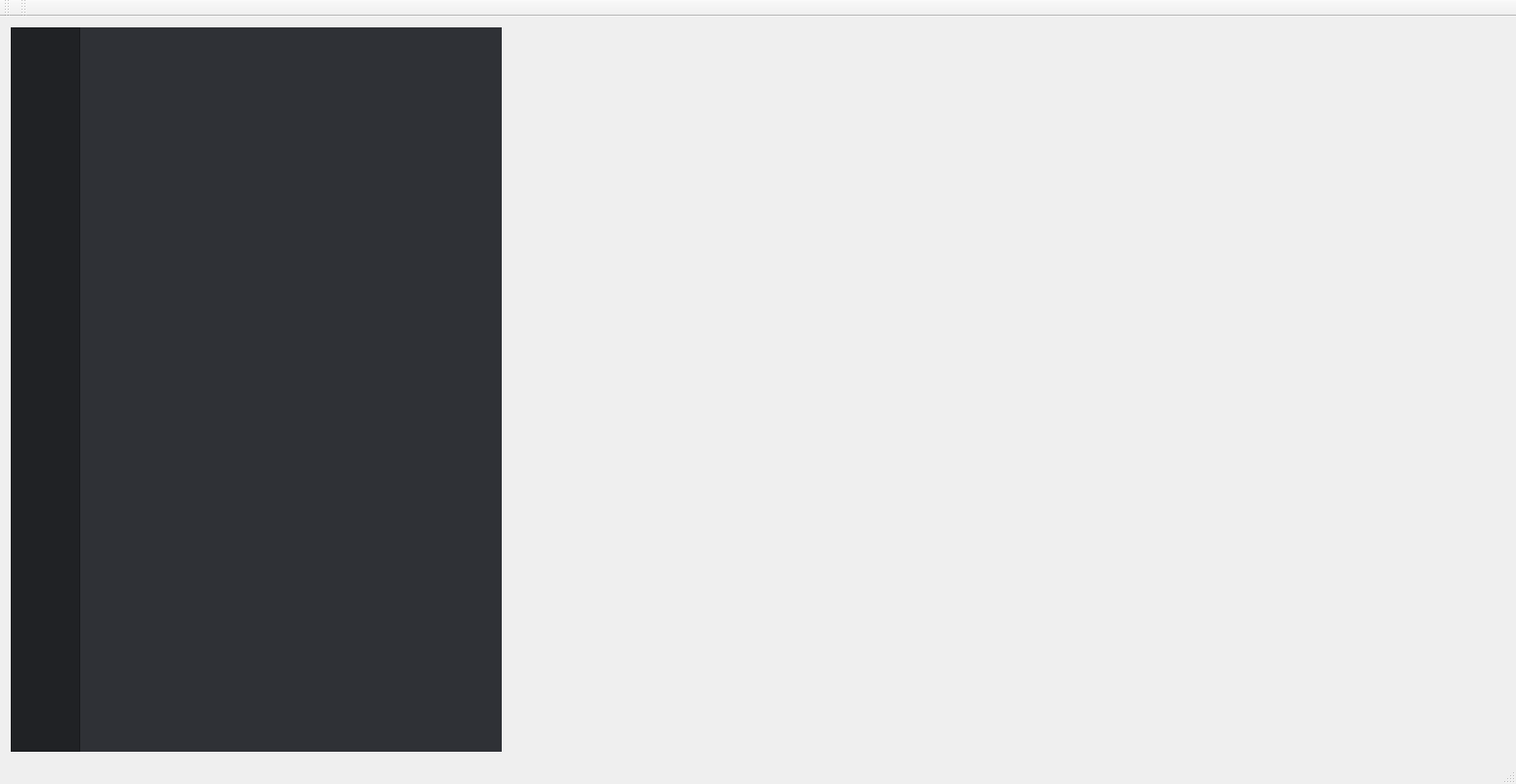
<?xml version="1.0" encoding="UTF-8"?>
<ui version="4.0">
 <class>MainWindow</class>
 <widget class="QMainWindow" name="MainWindow">
  <property name="geometry">
   <rect>
    <x>0</x>
    <y>0</y>
    <width>1550</width>
    <height>802</height>
   </rect>
  </property>
  <property name="windowTitle">
   <string>CombatPro</string>
  </property>
  <property name="styleSheet">
   <string notr="true">QPushButton {
	float: right;
	margin-right:5px;
	border-radius: 5px;
	-moz-border-radius: 5px;
	-webkit-border-radius: 5px;
	padding: 5px 9px;
	font-size: 1.2em;
	color: rgb(255, 255, 255);
	background-color: rgb(207, 26, 68);
	text-shadow: #454545 0 0 2px;
	border-botton: 4px solid rgba(217, 91, 72, 1);
}

QPushButton::hover {
	float: right;
	margin-right:5px;
	border-radius: 5px;
	-moz-border-radius: 5px;
	-webkit-border-radius: 5px;
	padding: 5px 9px;
	font-size: 1.2em;
	color: rgb(207, 26, 68);
	background-color: rgb(255, 255, 255);
	text-shadow: #454545 0 0 2px;
	border-botton: 4px solid rgba(217, 91, 72, 1);
}

QLineEdit{
	background-color: #fff;
	color: #000;
	selection-color: #fff;
	selection-background-color: #507098;
        border-radius: 3px;
        padding-left: 2px;

}

QLineEdit:hover {
        border: 1px solid rgb(255, 26, 68);
}

QComboBox {
    border: 1px solid white;
    border-radius: 2px;
    padding: 1px 18px 1px 3px;
    min-width: 6em;
}

QComboBox:editable {
    background: rgb(47, 49, 54);
	color: white;
}
</string>
  </property>
  <widget class="QWidget" name="centralWidget">
   <layout class="QGridLayout" name="gridLayout_2">
    <property name="horizontalSpacing">
     <number>0</number>
    </property>
    <item row="0" column="0">
     <widget class="QFrame" name="toolbar_frame">
      <property name="minimumSize">
       <size>
        <width>71</width>
        <height>0</height>
       </size>
      </property>
      <property name="maximumSize">
       <size>
        <width>71</width>
        <height>16777215</height>
       </size>
      </property>
      <property name="styleSheet">
       <string notr="true">QFrame {
		background-color: rgb(32, 34, 37);
}</string>
      </property>
      <property name="frameShape">
       <enum>QFrame::StyledPanel</enum>
      </property>
      <property name="frameShadow">
       <enum>QFrame::Raised</enum>
      </property>
      <widget class="QToolButton" name="read_in_btn">
       <property name="geometry">
        <rect>
         <x>10</x>
         <y>80</y>
         <width>50</width>
         <height>50</height>
        </rect>
       </property>
       <property name="minimumSize">
        <size>
         <width>50</width>
         <height>50</height>
        </size>
       </property>
       <property name="maximumSize">
        <size>
         <width>50</width>
         <height>50</height>
        </size>
       </property>
       <property name="styleSheet">
        <string notr="true">QToolButton {
	image: url(:/image/Resources/image/read-in.png);
	size: 24px;
	border: none;
}</string>
       </property>
       <property name="text">
        <string/>
       </property>
      </widget>
      <widget class="QToolButton" name="pos_in_btn">
       <property name="geometry">
        <rect>
         <x>10</x>
         <y>20</y>
         <width>50</width>
         <height>50</height>
        </rect>
       </property>
       <property name="minimumSize">
        <size>
         <width>50</width>
         <height>50</height>
        </size>
       </property>
       <property name="maximumSize">
        <size>
         <width>50</width>
         <height>50</height>
        </size>
       </property>
       <property name="styleSheet">
        <string notr="true">QToolButton {
	image: url(:/image/Resources/image/pos-in-active.png);
	size: 24px;
	border: none;
}</string>
       </property>
       <property name="text">
        <string/>
       </property>
      </widget>
      <widget class="QToolButton" name="angp_out_btn">
       <property name="geometry">
        <rect>
         <x>10</x>
         <y>530</y>
         <width>50</width>
         <height>50</height>
        </rect>
       </property>
       <property name="minimumSize">
        <size>
         <width>50</width>
         <height>50</height>
        </size>
       </property>
       <property name="maximumSize">
        <size>
         <width>50</width>
         <height>50</height>
        </size>
       </property>
       <property name="styleSheet">
        <string notr="true">QToolButton {
	image: url(:/image/Resources/image/angp-out.png);
	size: 24px;
	border: none;
}</string>
       </property>
       <property name="text">
        <string/>
       </property>
      </widget>
      <widget class="QToolButton" name="area_out_btn">
       <property name="geometry">
        <rect>
         <x>10</x>
         <y>650</y>
         <width>50</width>
         <height>50</height>
        </rect>
       </property>
       <property name="minimumSize">
        <size>
         <width>50</width>
         <height>50</height>
        </size>
       </property>
       <property name="maximumSize">
        <size>
         <width>50</width>
         <height>50</height>
        </size>
       </property>
       <property name="styleSheet">
        <string notr="true">QToolButton {
	image: url(:/image/Resources/image/area-out.png);
	size: 24px;
	border: none;
}</string>
       </property>
       <property name="text">
        <string/>
       </property>
      </widget>
      <widget class="QToolButton" name="angp_in_btn">
       <property name="geometry">
        <rect>
         <x>10</x>
         <y>140</y>
         <width>50</width>
         <height>50</height>
        </rect>
       </property>
       <property name="minimumSize">
        <size>
         <width>50</width>
         <height>50</height>
        </size>
       </property>
       <property name="maximumSize">
        <size>
         <width>50</width>
         <height>50</height>
        </size>
       </property>
       <property name="styleSheet">
        <string notr="true">QToolButton {
	image: url(:/image/Resources/image/angp-in.png);
	size: 24px;
	border: none;
}</string>
       </property>
       <property name="text">
        <string/>
       </property>
      </widget>
      <widget class="QToolButton" name="avp_in_btn">
       <property name="geometry">
        <rect>
         <x>10</x>
         <y>200</y>
         <width>50</width>
         <height>50</height>
        </rect>
       </property>
       <property name="minimumSize">
        <size>
         <width>50</width>
         <height>50</height>
        </size>
       </property>
       <property name="maximumSize">
        <size>
         <width>50</width>
         <height>50</height>
        </size>
       </property>
       <property name="styleSheet">
        <string notr="true">QToolButton {
	image: url(:/image/Resources/image/avp-in.png);
	size: 24px;
	border: none;
}</string>
       </property>
       <property name="text">
        <string/>
       </property>
      </widget>
      <widget class="QToolButton" name="avp_out_btn">
       <property name="geometry">
        <rect>
         <x>10</x>
         <y>590</y>
         <width>50</width>
         <height>50</height>
        </rect>
       </property>
       <property name="minimumSize">
        <size>
         <width>50</width>
         <height>50</height>
        </size>
       </property>
       <property name="maximumSize">
        <size>
         <width>50</width>
         <height>50</height>
        </size>
       </property>
       <property name="styleSheet">
        <string notr="true">QToolButton {
	image: url(:/image/Resources/image/avp-out.png);
	size: 24px;
	border: none;
}</string>
       </property>
       <property name="text">
        <string/>
       </property>
      </widget>
     </widget>
    </item>
    <item row="0" column="1">
     <widget class="QFrame" name="frame">
      <property name="minimumSize">
       <size>
        <width>431</width>
        <height>0</height>
       </size>
      </property>
      <property name="maximumSize">
       <size>
        <width>431</width>
        <height>16777215</height>
       </size>
      </property>
      <property name="styleSheet">
       <string notr="true">QFrame {
	background: rgb(47, 49, 54);
	border: none;
}

QGroupBox {
	title: white;
	color: white;
}

QLabel { 
	color: white;
}
</string>
      </property>
      <property name="frameShape">
       <enum>QFrame::StyledPanel</enum>
      </property>
      <property name="frameShadow">
       <enum>QFrame::Raised</enum>
      </property>
      <widget class="QWidget" name="gridLayoutWidget">
       <property name="geometry">
        <rect>
         <x>10</x>
         <y>20</y>
         <width>411</width>
         <height>261</height>
        </rect>
       </property>
       <layout class="QGridLayout" name="data_in_layout">
        <property name="spacing">
         <number>0</number>
        </property>
       </layout>
      </widget>
      <widget class="QWidget" name="gridLayoutWidget_2">
       <property name="geometry">
        <rect>
         <x>10</x>
         <y>530</y>
         <width>411</width>
         <height>191</height>
        </rect>
       </property>
       <layout class="QGridLayout" name="data_out_layout">
        <property name="spacing">
         <number>0</number>
        </property>
       </layout>
      </widget>
     </widget>
    </item>
    <item row="0" column="2">
     <layout class="QGridLayout" name="gridLayout">
      <item row="0" column="0">
       <widget class="QCustomPlot" name="angpPlot" native="true"/>
      </item>
      <item row="1" column="0">
       <widget class="QCustomPlot" name="avpPlot" native="true"/>
      </item>
     </layout>
    </item>
   </layout>
  </widget>
  <widget class="QMenuBar" name="menuBar">
   <property name="enabled">
    <bool>true</bool>
   </property>
   <property name="geometry">
    <rect>
     <x>0</x>
     <y>0</y>
     <width>1550</width>
     <height>21</height>
    </rect>
   </property>
  </widget>
  <widget class="QToolBar" name="mainToolBar">
   <property name="enabled">
    <bool>true</bool>
   </property>
   <attribute name="toolBarArea">
    <enum>TopToolBarArea</enum>
   </attribute>
   <attribute name="toolBarBreak">
    <bool>false</bool>
   </attribute>
  </widget>
  <widget class="QStatusBar" name="statusBar"/>
  <widget class="QToolBar" name="toolBar">
   <property name="windowTitle">
    <string>toolBar</string>
   </property>
   <attribute name="toolBarArea">
    <enum>TopToolBarArea</enum>
   </attribute>
   <attribute name="toolBarBreak">
    <bool>false</bool>
   </attribute>
  </widget>
 </widget>
 <layoutdefault spacing="6" margin="11"/>
 <customwidgets>
  <customwidget>
   <class>QCustomPlot</class>
   <extends>QWidget</extends>
   <header>QCustomPlot/qcustomplot.h</header>
   <container>1</container>
  </customwidget>
 </customwidgets>
 <resources/>
 <connections/>
</ui>
